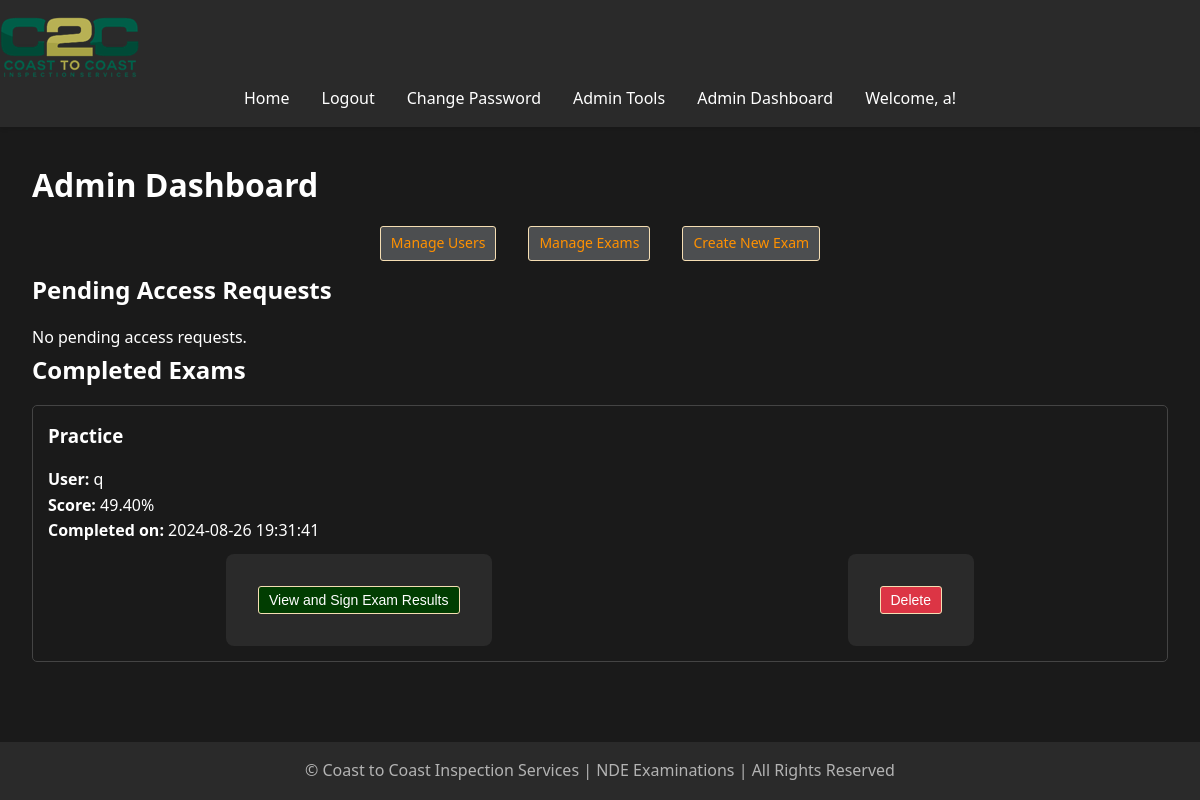
The app's page /admin/dashboard (signed in), older data.
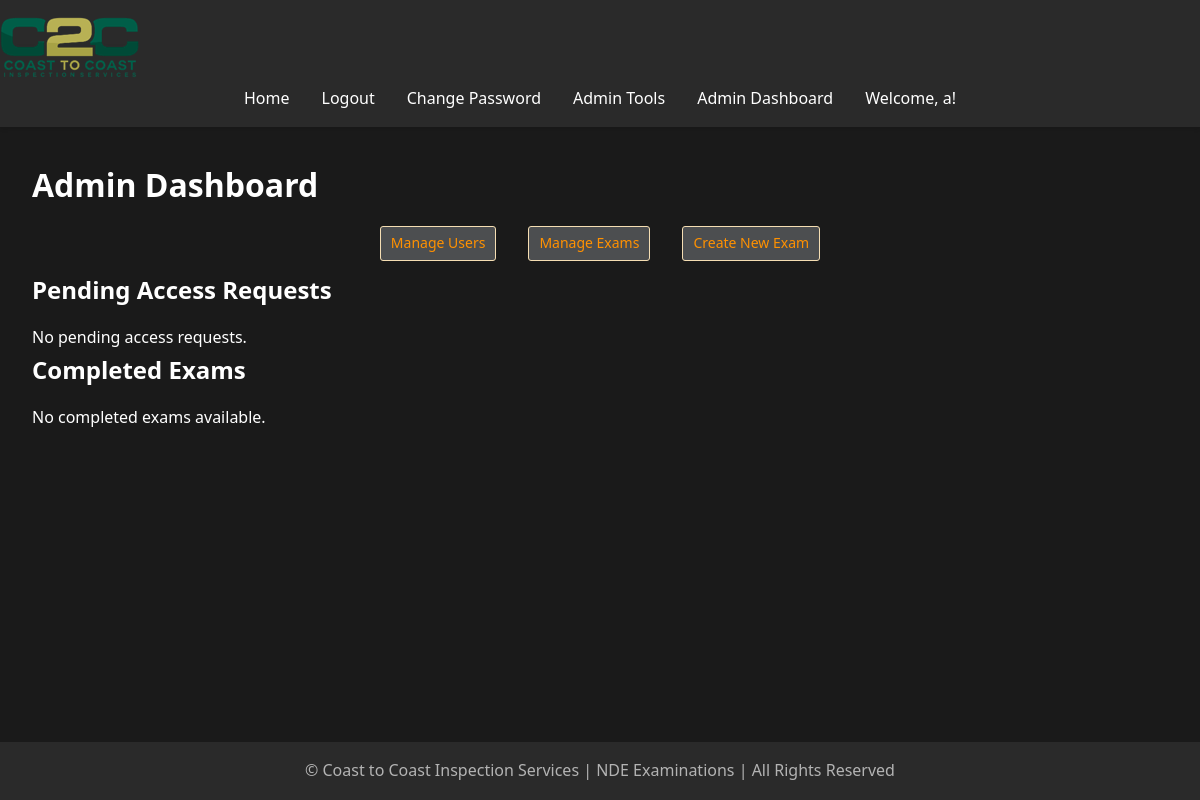
The same page, newer data.
### models.py (models this page shows, shortened)
class User(UserMixin, db.Model):
    id = db.Column(db.Integer, primary_key=True)
    username = db.Column(db.String(80), unique=True, nullable=False)
    password = db.Column(db.String(120), nullable=False)
    is_admin = db.Column(db.Boolean, default=False)
    exam_results = db.relationship('ExamResult', back_populates='user', lazy=True, cascade="all, delete-orphan")
    accesses = db.relationship('ExamAccess', back_populates='user', lazy=True, cascade="all, delete-orphan")
    access_requests = db.relationship('ExamAccessRequest', back_populates='user', lazy=True, cascade="all, delete-orphan")

class ExamResult(db.Model):
    id = Column(Integer, primary_key=True)
    user_id = Column(Integer, ForeignKey('user.id', ondelete='CASCADE'), nullable=False)
    exam_id = Column(Integer, ForeignKey('exam.id', ondelete='CASCADE'), nullable=False)
    score = Column(Float, nullable=False)
    date_submitted = Column(DateTime, default=datetime.utcnow)
    user = relationship('User', back_populates='exam_results')
    exam = relationship('Exam', back_populates='exam_results')
    missed_questions = relationship('MissedQuestion', back_populates='exam_result', cascade='all, delete-orphan')

class Exam(db.Model):
    __tablename__ = 'exam'
    id = db.Column(db.Integer, primary_key=True)
    title = db.Column(db.String(100), nullable=False)
    question_count = db.Column(db.Integer, nullable=False, default=10)
    exam_results = relationship('ExamResult', back_populates='exam', cascade='all, delete-orphan')
    questions = relationship('Question', back_populates='exam', cascade='all, delete-orphan')
    accesses = db.relationship('ExamAccess', back_populates='exam', lazy=True, cascade="all, delete-orphan")
    access_requests = db.relationship('ExamAccessRequest', back_populates='exam', lazy=True, cascade="all, delete-orphan")

### app.py (the view)
@app.route('/admin/dashboard')
@login_required
def admin_dashboard():
    if not current_user.is_admin:
        flash('You do not have permission to access this page.', 'error')
        return redirect(url_for('home'))
    completed_exams = ExamResult.query.all()  # Ensure this query is executed correctly
    pending_requests = ExamAccessRequest.query.filter_by(status='pending').all()
    return render_template('admin_dashboard.html', completed_exams= [] or completed_exams, pending_requests=pending_requests)

### app.py (called while the page is built)
@app.before_request
def reset_session_on_navigation():
    exam_endpoints = ['take_exam', 'submit_exam']
    current_endpoint = request.endpoint
    if current_endpoint is None:
        return

@app.context_processor
def utility_processor():
    def format_pacific_time(utc_dt):
        pacific_time = utc_to_pacific(utc_dt)
        return pacific_time.strftime('%Y-%m-%d %I:%M:%S %p %Z')
    return dict(format_pacific_time=format_pacific_time)

@login_manager.user_loader
def load_user(user_id):
    return User.query.get(int(user_id))

@app.before_request
def manage_exam_session():
    if 'start_new_exam' in request.args:
        session.pop('answers', None)
        session.pop('current_index', None)
        session.pop('start_time', None)
    elif 'exam_submitted' in session and request.endpoint != 'exam_results':
        session.pop('answers', None)
        session.pop('current_index', None)
        session.pop('start_time', None)
        session.pop('exam_submitted', None)

### templates/admin_dashboard.html (shortened to what this page needs)
{% extends "base.html" %}
{% block content %}
    <h1>Admin Dashboard</h1>
    <nav>
        <ul style="list-style-type: none; padding: 0;">
            <li style="margin-bottom: 10px;">
                <a href="{{ url_for('manage_users') }}" class="btn btn-secondary" style="color:rgb(255, 145, 0);">Manage Users</a>
            </li>
            <li style="margin-bottom: 10px;">
                <a href="{{ url_for('manage_exams') }}" class="btn btn-secondary" style="color:rgb(255, 145, 0);">Manage Exams</a>
            </li>
            <li style="margin-bottom: 10px;">
                <a href="{{ url_for('create_exam') }}" class="btn btn-secondary" style="color:rgb(255, 145, 0);">Create New Exam</a>
            </li>
        </ul>
    </nav>
    <h2>Pending Access Requests</h2>
    {% if pending_requests %}
        <ul style="list-style-type: none; padding: 0;">
            {% for request in pending_requests %}
                <li style="margin-bottom: 10px; border-bottom: 1px solid white; max-width: 600px; padding: 10px; min-height: 100px; display: flex; align-items: center;">
                    <div style="flex-grow: 1;">
                        <p><strong>User:</strong> {{ request.user.username }}</p>
                        <p><strong>Exam:</strong> {{ request.exam.title }}</p>
                        <p><strong>Requested on:</strong> {{ request.request_date.strftime('%Y-%m-%d %H:%M:%S') }}</p>
                    </div>
                    <div style="display: flex; flex-direction: column; gap: 5px;">
                        <form action="{{ url_for('approve_access', request_id=request.id) }}" method="POST" style="display:inline;">
                            <button type="submit" class="btn btn-primary btn-sm">Approve</button>
                        </form>
                        <form action="{{ url_for('admin_deny_access', request_id=request.id) }}" method="POST" style="display:inline;">
                            <button type="submit" class="btn btn-danger btn-sm" onclick="return confirm('Are you sure you want to deny this request?');">Deny</button>
                        </form>
                    </div>
                </li>
            {% endfor %}
        </ul>
    {% else %}
        <p>No pending access requests.</p>
    {% endif %}
    <h2>Completed Exams</h2>
    {% if completed_exams %}
        <ul style="list-style-type: none; padding: 0;">
            {% for exam_result in completed_exams %}
                <li style="margin-bottom: 20px; border: 1px solid #444; padding: 15px; border-radius: 5px;">
                    <div>
                        <h3 style="margin-top: 0;">{{ exam_result.exam.title }}</h3>
                        <p><strong>User:</strong> {{ exam_result.user.username }}</p>
                        <p><strong>Score:</strong> {{ "%.2f"|format(exam_result.score) }}%</p>
                        <p><strong>Completed on:</strong> {{ exam_result.date_submitted.strftime('%Y-%m-%d %H:%M:%S') }}</p>
                    </div>
                    <div style="display: flex; justify-content: space-between; margin-top: 10px;">
                        <form action="{{ url_for('export_exam_result', exam_result_id=exam_result.id) }}" method="GET" target="_blank" style="display:inline;">
                            <button type="submit" class="btn btn-secondary btn-sm" style="background-color:rgb(1, 61, 1);">View and Sign Exam Results</button>
                        </form>
                        <form action="{{ url_for('delete_completed_exam', exam_result_id=exam_result.id) }}" method="POST" style="display:inline;">
                            <button type="submit" class="btn btn-danger btn-sm" onclick="return confirm('Are you sure you want to delete this exam result?');">Delete</button>
                        </form>
                    </div>
                </li>
            {% endfor %}
        </ul>
    {% else %}
        <p>No completed exams available.</p>
    {% endif %}
{% endblock %}

### templates/base.html (shortened to what this page needs)
<!DOCTYPE html>
<html lang="en">
<head>
    <link rel="stylesheet" href="{{ url_for('static', filename='css/style.css') }}">
</head>
<body>
    <header>
        <nav class="navbar">
            <a class="navbar-brand" href="{{ url_for('home') }}">
                <img src="{{ url_for('static', filename='images/logo.png') }}" alt="Logo" class="logo">
            </a>
            <ul class="navbar-nav">
                <li><a href="{{ url_for('home') }}">Home</a></li>
                {% if current_user.is_authenticated %}
                    <li><a href="{{ url_for('logout') }}">Logout</a></li>
                    <li><a href="{{ url_for('change_password') }}">Change Password</a></li>
                    {% if current_user.is_admin %}
                        <li><a href="{{ url_for('admin.index') }}">Admin Tools</a></li>
                        <li><a href="{{ url_for('admin_dashboard') }}">Admin Dashboard</a></li>
                    {% endif %}
                    <li class="user-welcome">
                        <span>Welcome, {{ current_user.username }}!</span>
                    </li>
                {% else %}
                    <li><a href="{{ url_for('login') }}">Login</a></li>
                    <li><a href="{{ url_for('register') }}">Register</a></li>
                {% endif %}
            </ul>
        </nav>
    </header>
    <main>
        {% block content %}{% endblock %}
    </main>
    <footer>
        <p>&copy; Coast to Coast Inspection Services | NDE Examinations | All Rights Reserved</p>
    </footer>
</body>
</html>

### static/css/style.css (style rules this page uses)
:root { --bg-primary: #1a1a1a; --bg-secondary: #2a2a2a; --text-primary: #ffffff; --text-secondary: #b3b3b3; --accent-color: #87c787; --error-color: #cf6679; --success-color: #03dac6; }
* { box-sizing: border-box; margin: 0; padding: 0; }
body { font-family: 'Segoe UI', Tahoma, Geneva, Verdana, sans-serif; line-height: 1.6; color: var(--text-primary); background-color: var(--bg-primary); min-height: 100vh; display: flex; flex-direction: column; }
header { background-color: var(--bg-secondary); padding: 1rem 0; box-shadow: 0 2px 4px rgba(0,0,0,0.1); }
nav ul { display: flex; justify-content: center; align-items: center; height: 100%; list-style-type: none; margin: 0; padding: 0; }
nav ul li { margin: 0 1rem; }
nav ul li a { color: var(--text-primary); text-decoration: none; font-weight: 500; transition: color 0.3s ease; }
main { flex: 1; padding: 2rem; max-width: 1200px; margin: 0 auto; width: 100%; }
h1, h2, h3 { margin-bottom: 1rem; color: var(--text-primary); }
a { color: var(--accent-color); text-decoration: none; transition: color 0.3s ease; }
footer { text-align: center; padding: 1rem 0; background-color: var(--bg-secondary); color: var(--text-secondary); }

### templates/admin_dashboard.html (style rules this page uses)
.btn { padding: 5px 10px; border: 1px solid wheat; border-radius: 3px; cursor: pointer; text-decoration: none; display: flex; align-items: center; justify-content: center; font-size: 14px; }
.btn-secondary { background-color: #4c4e50; color: white; }

Row changes from the older to the newer data that the page shows:
removed ExamResult: exam "Practice", user.username "q", score "49.40", date_submitted "2024-08-26 19:31:41"
Text that changed along with them:
text now shown: "No completed exams available."
